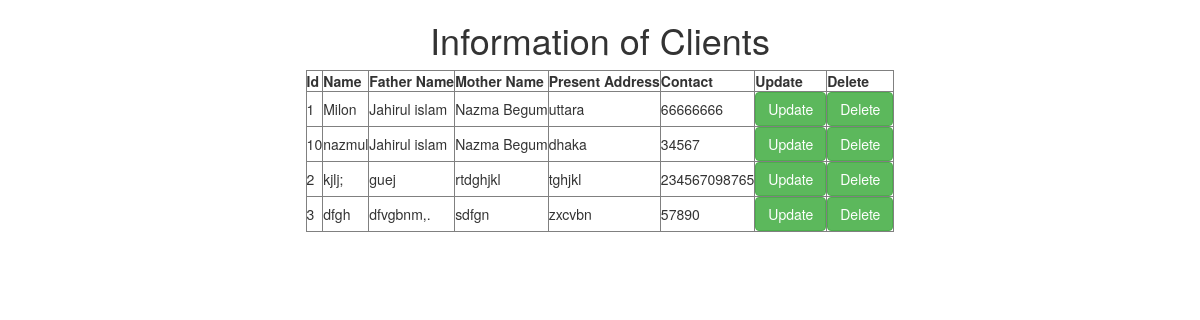
Page /show/ on the committed database.
### Crudapp/models.py (models this page shows)
class Client(models.Model):
    No = models.IntegerField()
    Name = models.CharField(max_length=64)
    Father_name = models.CharField(max_length=64)
    Mother_name = models.CharField(max_length=64)
    Address = models.CharField(max_length=256)
    Contact = models.IntegerField()

### Crudapp/views.py (the view)
# urls.py: path('show/', views.show_view),
def show_view(request):
    clients = Client.objects.all()
    return render(request,'show.html',{'clients': clients})

### Crudapp/templates/show.html
<!DOCTYPE html>
{%extends 'base.html'%}
{%block child_block%}
<div class="container" align="center">
    <h1>Information of Clients</h1>
    <table border="1">
        <thread>
            <tr>
                <th>Id</th>
                <th>Name</th>
                <th>Father Name</th>
                <th>Mother Name</th>
                <th>Present Address</th>
                <th>Contact</th>
                <th>Update</th>
                <th>Delete</th>
            </tr>
        </thread>
        {%for client in clients%}
        <tr>
            <td>{{client.No}}</td>
            <td>{{client.Name}}</td>
            <td>{{client.Father_name}}</td>
            <td>{{client.Mother_name}}</td>
            <td>{{client.Address}}</td>
            <td>{{client.Contact}}</td>
            <td><a href="/update/{{client.id}}" class="btn btn-success">Update</a></td>
            <td><a href="/delete/{{client.id}}" class="btn btn-success">Delete</a></td>
        </tr>
        {%endfor%}
    </table>
</div>
{%endblock%}

### Crudapp/templates/base.html (shortened to what this page needs)
<!DOCTYPE html>
{%load staticfiles%}
<html lang="en">
<head>
    <link rel="stylesheet" href="https://maxcdn.bootstrapcdn.com/bootstrap/3.3.7/css/bootstrap.min.css">
    <link rel="stylesheet" href="{%static 'css/style.css'%}">
</head>
<body>
{%block child_block%}
{% endblock %}
</body>
</html>

### rows in the picture
Client: No "1", Name "Milon", Father_name "Jahirul islam", Mother_name "Nazma Begum", Address "uttara", Contact "66666666"
Client: No "10", Name "nazmul", Father_name "Jahirul islam", Mother_name "Nazma Begum", Address "dhaka", Contact "34567"
Client: No "2", Name "kjlj;", Father_name "guej", Mother_name "rtdghjkl", Address "tghjkl", Contact "234567098765"
Client: No "3", Name "dfgh", Father_name "dfvgbnm,.", Mother_name "sdfgn", Address "zxcvbn", Contact "57890"
